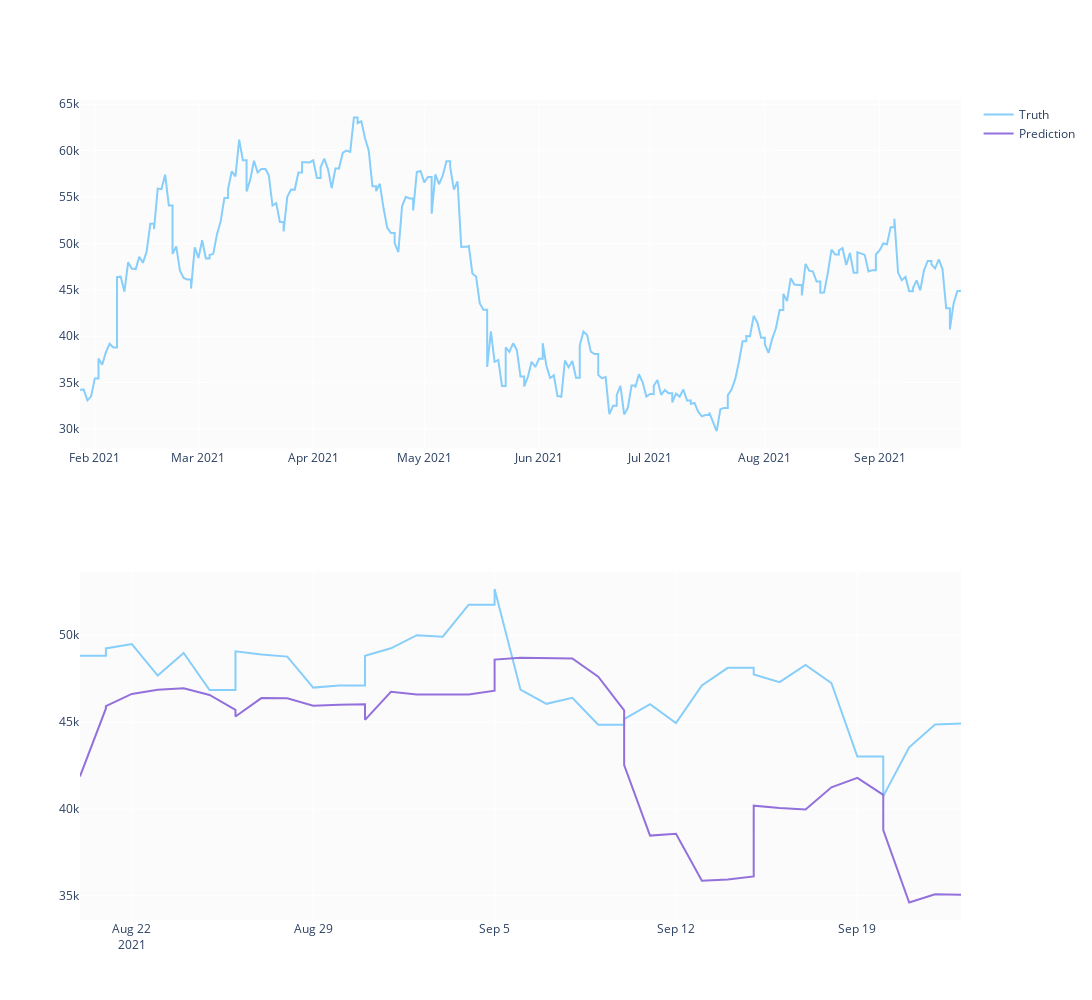

The code cell stored with this chart in its notebook:
### Markdown cell above
# the model is okay as a form of guidance usable. RMSE seems too high, and the MAPE of <10% is considered excellent
https://onlinelibrary.wiley.com/doi/pdf/10.1002/9781119199885.app1

### Code cell
predicted_prices = df.loc[test_split_idx+1:].copy()
predicted_prices['BTCUSDT_close'] = y_pred

fig = make_subplots(rows=2, cols=1)

fig.update_layout(
    autosize=False,
    width=1200,
    height=1000)

fig.add_trace(go.Scatter(x=df.date, y=df.BTCUSDT_close,
                         name='Truth',
                         marker_color='LightSkyBlue'), row=1, col=1)

fig.add_trace(go.Scatter(x=predicted_prices.date,
                         y=predicted_prices.date,
                         name='Prediction',
                         marker_color='MediumPurple'), row=1, col=1)

fig.add_trace(go.Scatter(x=predicted_prices.date,
                         y=y_test,
                         name='Truth',
                         marker_color='LightSkyBlue',
                         showlegend=False), row=2, col=1)

fig.add_trace(go.Scatter(x=predicted_prices.date,
                         y=y_pred,
                         name='Prediction',
                         marker_color='MediumPurple',
                         showlegend=False), row=2, col=1)

fig.show()
